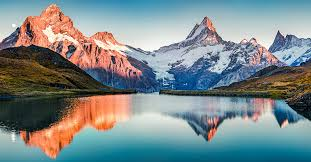
#> input picture SextoEjercicio/imagen2.jpg, 311 x 162 px
$ jupyter execute bordes.ipynb   (older library calls are emulated)
#> lines starting #> are read from the running program, lines starting #| are printed output that depends on the picture; after the words box and inside, x2 and y2 are one past the last pixel; in counts of white or black regions, pixels touching at a corner belong together
[cell 1]
import cv2
import numpy as np
import matplotlib.pyplot as plt
img=cv2.imread('imagen2.jpg')
#> img is the input picture: shape (162, 311, 3); mean B, G, R 138.1, 136.2, 123.3
gray=cv2.cvtColor(img,cv2.COLOR_BGR2GRAY)
robertx=np.array([[-1,0], [0,1]])
roberty=np.array([[0,-1], [1,0]])
robx_img=cv2.filter2D(gray, -1, robertx)
roby_img=cv2.filter2D(gray, -1, roberty)
rob_grad=np.sqrt(robx_img**2 + roby_img**2)
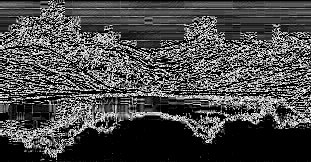
#> rob_grad: shape (162, 311) float16; min 0, max 15.91, mean 4.6; drawn with min black and max white
rob_grad_dir=np.arctan2(roby_img,robx_img)
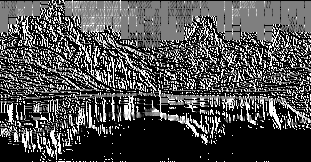
#> rob_grad_dir: shape (162, 311) float16; min 0, max 1.57, mean 0.487; drawn with min black and max white

#prewit

prewit_x=np.array([[-1,0,1], [-1,0,1], [-1,0,1]])
prewit_y=np.array([[-1,-1,-1], [0,0,0], [1,1,1]])
prex_img=cv2.filter2D(gray, -1, prewit_x)
prey_img=cv2.filter2D(gray, -1, prewit_y)
prewitt_mag=np.sqrt(prex_img**1 + prey_img**2)
preww_dir=np.arctan2(prex_img,prey_img)
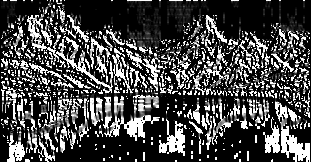
#> preww_dir: shape (162, 311) float16; min 0, max 1.57, mean 0.445; drawn with min black and max white

#solbel

solbel_x=np.array([[-1,0,1], [-1,0,1], [-1,0,1]])
solbel_y=np.array([[-1,-1,-1], [0,0,0], [1,1,1]])
sobelx_img=cv2.filter2D(gray, -1, solbel_x)
sobely_img=cv2.filter2D(gray, -1, solbel_y)
sobel_mag=np.sqrt(sobelx_img**2 + sobely_img**2)
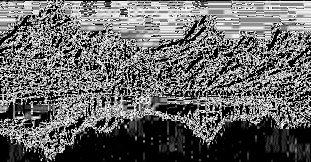
#> sobel_mag: shape (162, 311) float16; min 0, max 15.91, mean 6.38; drawn with min black and max white
sobel_dir=np.arctan2(sobely_img,sobelx_img)
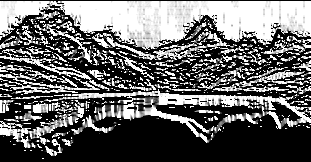
#> sobel_dir: shape (162, 311) float16; min 0, max 1.57, mean 0.647; drawn with min black and max white

cany_img=cv2.Canny(gray,100,100)
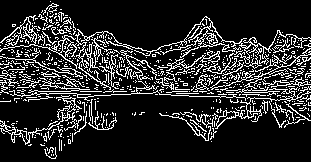
#> cany_img: shape (162, 311); 16.7% white in thin lines or dots

plt.figure(figsize=(10,13))
plt.subplot(5,3,1)
plt.imshow(gray,cmap='gray')
plt.title('Imagen Original')
plt.subplot(5,3,4)
plt.imshow(robx_img,cmap='gray')
plt.title('Roberts X')
plt.subplot(5,3,5)
plt.imshow(roby_img,cmap='gray')
plt.title('Roberts Y')
plt.subplot(5,3,6)
plt.imshow(rob_grad,cmap='gray')
plt.title('Roberts Grad')
plt.subplot(5,3,7)
plt.imshow(prex_img,cmap='gray')
plt.title('Prewitt X')
plt.subplot(5,3,8)
plt.imshow(prey_img,cmap='gray')
plt.title('Prewitt Y')
plt.subplot(5,3,9)
plt.imshow(prewitt_mag,cmap='gray')
plt.title('Prewitt Mag')
plt.subplot(5,3,10)
plt.imshow(sobelx_img,cmap='gray')
plt.title('Sobel X')
plt.subplot(5,3,11)
plt.imshow(sobely_img,cmap='gray')
plt.title('Sobel Y')
plt.subplot(5,3,12)
plt.imshow(sobel_mag,cmap='gray')
plt.title('Sobel Mag')
plt.subplot(5,3,13)
plt.imshow(cany_img,cmap='gray')
plt.title('Canny')

sobel

[cell 2]
import cv2
import numpy as np
import matplotlib.pyplot as plt

def filtro_sobel(img):
    img_gris=cv2.cvtColor(img, cv2.COLOR_BGR2GRAY)

    g_x=cv2.Sobel(img_gris, cv2.CV_64F, 1, 0, ksize=3)
    g_y=cv2.Sobel(img_gris, cv2.CV_64F, 0, 1, ksize=3)
    mag=np.sqrt(np.square(g_x) + np.square(g_y))
    mag=cv2.normalize(mag, None, 0, 255, cv2.NORM_MINMAX,cv2.CV_8U)
    return mag
img=cv2.imread('imagen2.jpg')
sobel_result=filtro_sobel(img)
plt.figure(figsize=(10,5))
plt.subplot(1,2,1), plt.imshow(cv2.cvtColor(img, cv2.COLOR_BGR2RGB))
plt.title('Imagen Original')
plt.subplot(1,2,2), plt.imshow(sobel_result, cmap='gray')
plt.title('Imagen con Filtro Sobel')

sobel mejorado

[cell 3]
import cv2
import numpy as np
import matplotlib.pyplot as plt

def filtro_sobel_mejorado(img,kernel_size=3,umbral=30):
#> called with kernel_size = 3, umbral = 30
    img_gris=cv2.cvtColor(img, cv2.COLOR_BGR2GRAY)
    #para mejorar la deteccion filtro gauss
    img_gris=cv2.GaussianBlur(img_gris, (3, 3), 0)
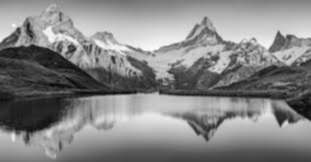
#> img_gris: shape (162, 311); min 5, max 249, mean 132.6

    g_x=cv2.Sobel(img_gris, cv2.CV_64F, 1, 0, ksize=kernel_size)
    g_y=cv2.Sobel(img_gris, cv2.CV_64F, 0, 1, ksize=kernel_size)
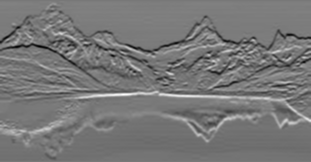
#> g_y: shape (162, 311) float64; min -501, max 562, mean -2.4; drawn with min black and max white

    #mag=np.sqrt(np.square(g_x) + np.square(g_y))
    mag=np.sqrt(g_x**2 + g_y**2)
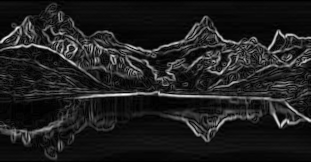
#> mag: shape (162, 311) float64; min 0, max 562.1, mean 69.2; drawn with min black and max white
    mag=cv2.normalize(mag, None, 0, 255, cv2.NORM_MINMAX,cv2.CV_8U)
    _,bordes=cv2.threshold(mag, umbral, 255, cv2.THRESH_BINARY+cv2.THRESH_OTSU)
#> bordes: shape (162, 311); 15.6% white in thin lines or dots
    kernel_m=np.ones((2,2), np.uint8)
    bordes=cv2.morphologyEx(bordes, cv2.MORPH_CLOSE, kernel_m)
#> bordes: shape (162, 311); 17.5% white; 104 white regions (90 under 20 px), largest, box (x1, y1, x2, y2) and area: (0, 17, 311, 92) 5589, (67, 89, 311, 129) 1233, (169, 111, 256, 143) 591
    return bordes
img=cv2.imread('imagen2.jpg')
sobel_mejorado=filtro_sobel_mejorado(img)
plt.figure(figsize=(10,5))
plt.subplot(1,2,1)
plt.imshow(cv2.cvtColor(img, cv2.COLOR_BGR2RGB))
plt.title('Imagen Original')
plt.subplot(1,2,2)
plt.imshow(sobel_mejorado, cmap='gray')
plt.title('Imagen con Filtro Sobel Mejorado')

roberts

[cell 4]
import cv2
import numpy as np
import matplotlib.pyplot as plt

def filtro_roberts(img):
    img_gris=cv2.cvtColor(img, cv2.COLOR_BGR2GRAY)
    robertx=np.array([[-1,0], [0,1]],dtype=np.float32)
    roberty=np.array([[0,-1], [1,0]],dtype=np.float32)
    r_x=cv2.filter2D(img_gris,-1,robertx)
    r_y=cv2.filter2D(img_gris,-1,roberty)
    roberts=cv2.addWeighted(r_x,0.5,r_y,0.5,0)
    return roberts
img=cv2.imread('imagen2.jpg')
roberts_result=filtro_roberts(img)
plt.figure(figsize=(10,5))
plt.subplot(1,2,1)
plt.imshow(cv2.cvtColor(img, cv2.COLOR_BGR2RGB))
plt.title('Imagen Original')
plt.subplot(1,2,2)
plt.imshow(roberts_result, cmap='gray')
plt.title('Imagen con Filtro Roberts')
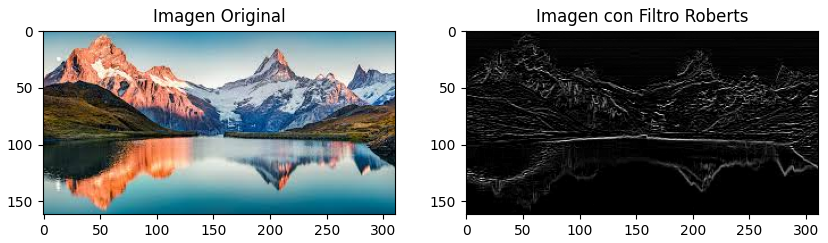
#> figure drawn by matplotlib, 2 panels
